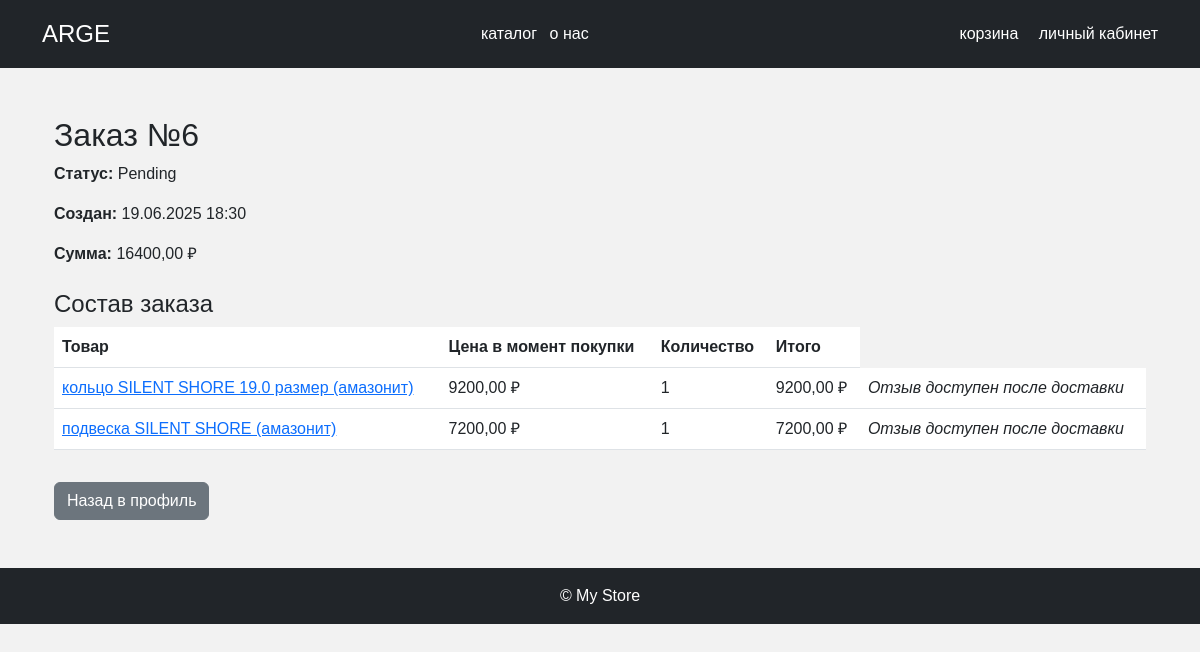
Before: /orders/6/ (signed in) with the older database file.
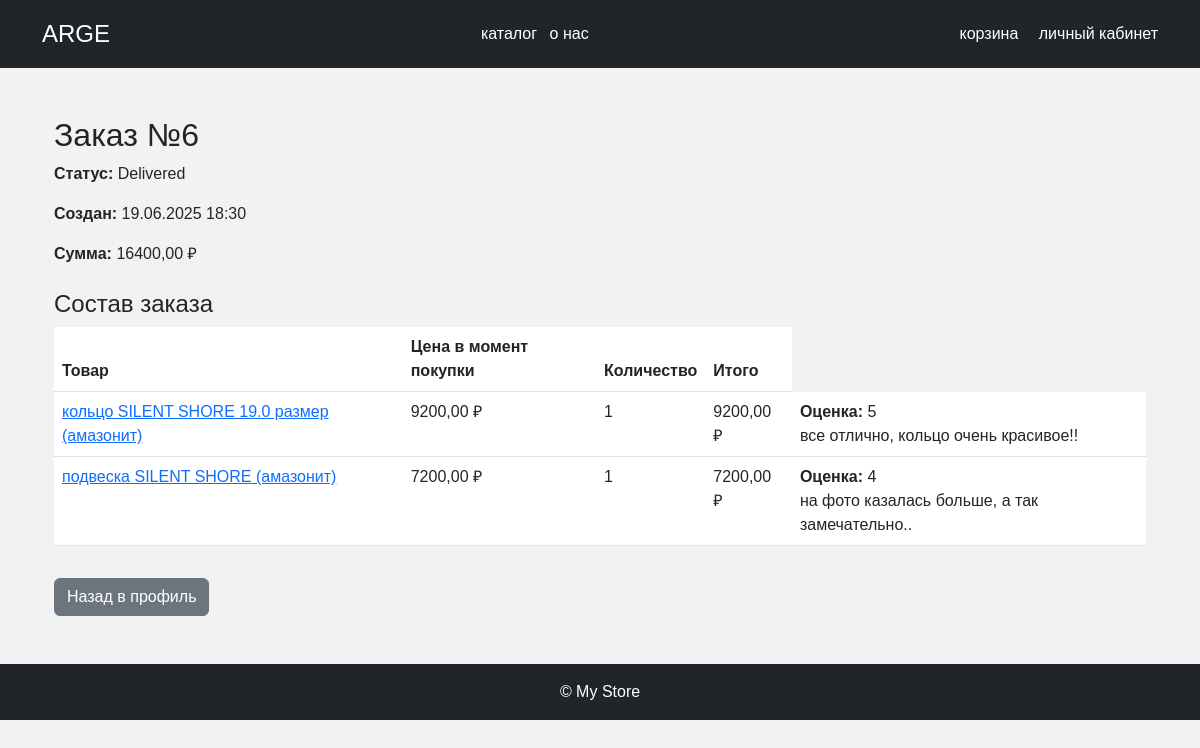
After: the same page with the newer database file.
### members/models.py (models this page shows, shortened)
class Order(models.Model):
    STATUS_CHOICES = [
        ('pending', 'Pending'),
        ('shipped', 'Shipped'),
        ('delivered', 'Delivered'),
        ('cancelled', 'Cancelled'),
    ]
    user = models.ForeignKey(User, related_name='orders', on_delete=models.CASCADE)
    total_price = models.DecimalField(max_digits=10, decimal_places=2)
    status = models.CharField(max_length=50, choices=STATUS_CHOICES, default='pending')
    created_at = models.DateTimeField(default=timezone.now)
    class Meta:
        verbose_name = "Заказ"
        verbose_name_plural = "Заказы"

class OrderItem(models.Model):
    order = models.ForeignKey(Order, related_name='items', on_delete=models.CASCADE)
    product = models.ForeignKey(Product, related_name='order_items', on_delete=models.CASCADE)
    quantity = models.PositiveIntegerField()
    prise_at_time_of_purchase = models.DecimalField(max_digits=10, decimal_places=2)
    class Meta:
        verbose_name = "Товар в заказе"
        verbose_name_plural = "Товары в заказе"

class Product(models.Model):
    name = models.CharField(max_length=255)
    description = models.TextField()
    price = models.DecimalField(max_digits=10, decimal_places=2)
    category = models.ForeignKey(Category, related_name='products', on_delete=models.CASCADE)
    status = models.CharField(max_length=50, default='available')
    view_count = models.PositiveIntegerField(default=0, verbose_name="Просмотров")
    created_at = models.DateTimeField(default=timezone.now, verbose_name="Дата добавления")
    objects = models.Manager()
    available = AvailableProductsManager()
    class Meta:
        ordering = ['-price']
    class Meta:
        verbose_name = "Товар"
        verbose_name_plural = "Товары"

class Review(models.Model):
    user = models.ForeignKey(User, on_delete=models.CASCADE)
    product = models.ForeignKey(Product, on_delete=models.CASCADE)
    rating = models.PositiveIntegerField()
    text = models.TextField()
    created_at = models.DateTimeField(default=timezone.now)
    class Meta:
        ordering = ['-created_at']
    class Meta:
        verbose_name = "Отзыв"
        verbose_name_plural = "Отзывы"

### members/views.py (the view, shortened to what this page needs)
# urls.py: path('orders/<int:pk>/', views.order_detail_view, name='order_detail'),
@login_required
def order_detail_view(request, pk):
    order = (
        get_object_or_404(Order, pk=pk)
        if request.user.is_staff else
        get_object_or_404(Order, pk=pk, user=request.user)
    )
    items = list(order.items.select_related('product').all())
    existing = Review.objects.filter(
        user=request.user,
        product__in=[i.product for i in items]
    )
    by_prod = {r.product_id: r for r in existing}
    form = OrderReviewForm(request.POST or None)
    for item in items:
        item.line_total = item.quantity * item.prise_at_time_of_purchase
        item.review = by_prod.get(item.product.id)
    return render(request, 'order_detail.html', {
        'order': order,
        'order_items': items,
        'form': form,
    })

### templates/order_detail.html (shortened to what this page needs)
{% extends "base.html" %}
{% load static %}
{% block content %}
    <div class="container my-5">
        <h2>Заказ №{{ order.id }}</h2>
        <p><strong>Статус:</strong> {{ order.get_status_display|default:order.status }}</p>
        <p><strong>Создан:</strong> {{ order.created_at|date:"d.m.Y H:i" }}</p>
        <p><strong>Сумма:</strong> {{ order.total_price }} ₽</p>
        <h4 class="mt-4">Состав заказа</h4>
        <table class="table">
            <thead>
                <tr>
                    <th>Товар</th>
                    <th>Цена в момент покупки</th>
                    <th>Количество</th>
                    <th>Итого</th>
                </tr>
            </thead>
            <tbody>
            {% for item in order_items %}
                <tr>
                    <td>
                        <a href="{% url 'product_detail' item.product.id %}">
                            {{ item.product.name }}
                        </a>
                    </td>
                    <td>{{ item.prise_at_time_of_purchase }} ₽</td>
                    <td>{{ item.quantity }}</td>
                    <td>{{ item.line_total }} ₽</td>
                    <td>
                        {% if item.review %}
                            <div>
                                <strong>Оценка:</strong> {{ item.review.rating }}<br>
                                {{ item.review.text }}
                            </div>
                        {% else %}
                            <em>Отзыв доступен после доставки</em>
                        {% endif %}
                    </td>
                </tr>
            {% endfor %}
            </tbody>
        </table>
        <a href="{% url 'profile' %}" class="btn btn-secondary mt-3">Назад в профиль</a>
    </div>
{% endblock %}

Changed rows visible on the page:
changed Order id 6: status "Pending" → "Delivered"
shown differently, row unchanged: OrderItem "кольцо SILENT SHORE 19.0 размер (амазонит)": review.rating (not shown) → "5"; review.text (not shown) → "все отлично, кольцо очень красивое!!"; text "Отзыв доступен после доставки" → "Оценка:"
shown differently, row unchanged: OrderItem "подвеска SILENT SHORE (амазонит)": review.rating (not shown) → "4"; review.text (not shown) → "на фото казалась больше, а так замечательно.."; text "Отзыв доступен после доставки" → "Оценка:"
